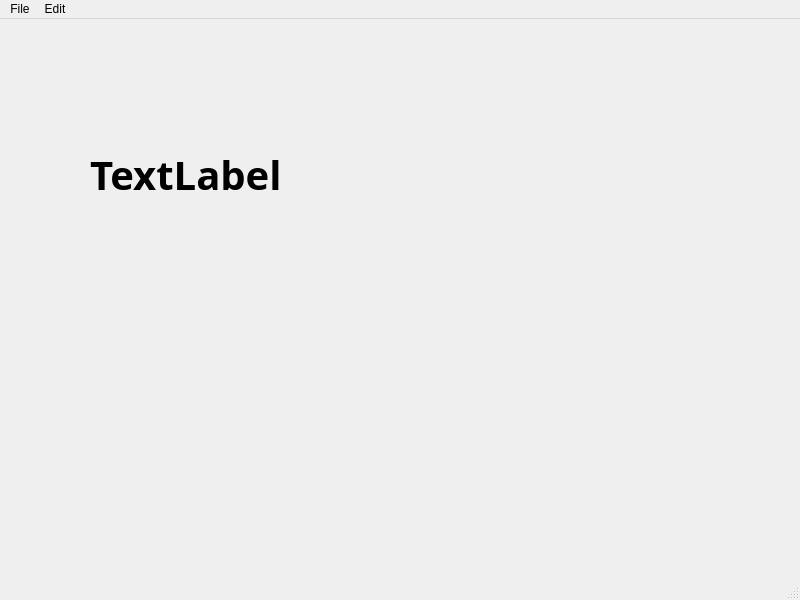
<?xml version="1.0" encoding="UTF-8"?>
<ui version="4.0">
 <class>MainWindow</class>
 <widget class="QMainWindow" name="MainWindow">
  <property name="geometry">
   <rect>
    <x>0</x>
    <y>0</y>
    <width>800</width>
    <height>600</height>
   </rect>
  </property>
  <property name="windowTitle">
   <string>MainWindow</string>
  </property>
  <widget class="QWidget" name="centralwidget">
   <widget class="QLabel" name="label">
    <property name="geometry">
     <rect>
      <x>90</x>
      <y>40</y>
      <width>391</width>
      <height>231</height>
     </rect>
    </property>
    <property name="font">
     <font>
      <family>Ubuntu Condensed</family>
      <pointsize>30</pointsize>
      <weight>75</weight>
      <bold>true</bold>
     </font>
    </property>
    <property name="text">
     <string>TextLabel</string>
    </property>
   </widget>
  </widget>
  <widget class="QMenuBar" name="menubar">
   <property name="geometry">
    <rect>
     <x>0</x>
     <y>0</y>
     <width>800</width>
     <height>22</height>
    </rect>
   </property>
   <widget class="QMenu" name="menuFile">
    <property name="title">
     <string>File</string>
    </property>
    <addaction name="actionNew"/>
    <addaction name="actionSave"/>
   </widget>
   <widget class="QMenu" name="menuEdit">
    <property name="title">
     <string>Edit</string>
    </property>
    <addaction name="actionCopy"/>
    <addaction name="actionPaste"/>
   </widget>
   <addaction name="menuFile"/>
   <addaction name="menuEdit"/>
  </widget>
  <widget class="QStatusBar" name="statusbar"/>
  <action name="actionCopy">
   <property name="text">
    <string>Copy</string>
   </property>
   <property name="statusTip">
    <string>copy a file</string>
   </property>
   <property name="shortcut">
    <string>Ctrl+C</string>
   </property>
  </action>
  <action name="actionPaste">
   <property name="text">
    <string>Paste</string>
   </property>
   <property name="statusTip">
    <string>Paste a file</string>
   </property>
   <property name="shortcut">
    <string>Ctrl+V</string>
   </property>
  </action>
  <action name="actionNew">
   <property name="text">
    <string>New</string>
   </property>
   <property name="statusTip">
    <string>Create a new file</string>
   </property>
   <property name="shortcut">
    <string>Ctrl+N</string>
   </property>
  </action>
  <action name="actionSave">
   <property name="text">
    <string>Save</string>
   </property>
   <property name="statusTip">
    <string>Save File</string>
   </property>
   <property name="shortcut">
    <string>Ctrl+S</string>
   </property>
  </action>
 </widget>
 <resources/>
 <connections/>
</ui>
